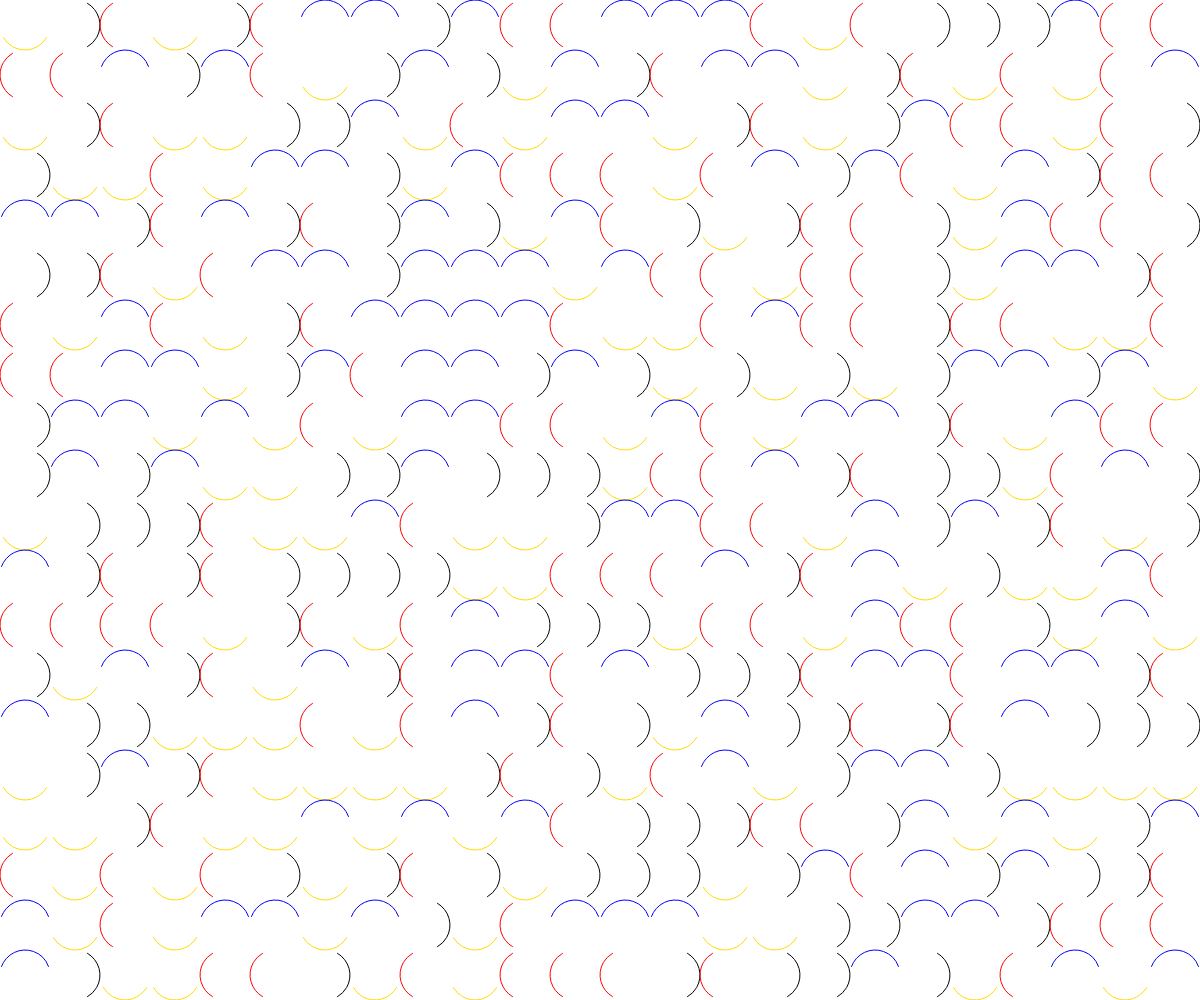
Frame 1 (no input)
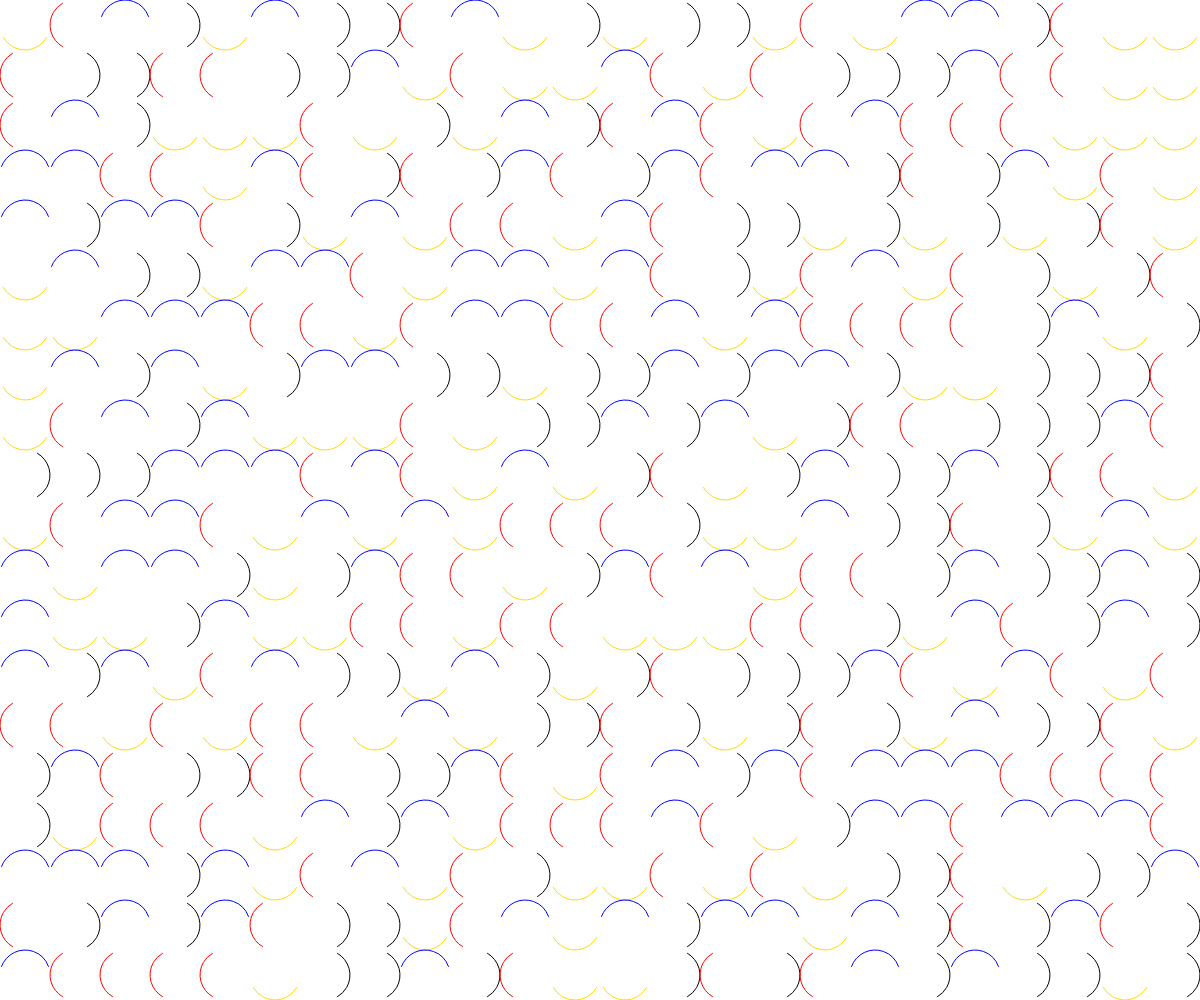
Frame 2 (the mouse pressed at the canvas centre, redrawn once)

The p5.js sketch that drew these frames (run headless with seeded random() and noise() and a simulated clock; the mouse was pressed at the canvas centre and the sketch redrawn once):

// p5.js sketch
// ── sketch.js
function setup() {
  createCanvas(windowWidth, windowHeight);
  noLoop(); 
}
//Sol Lewitt, Wall Drawing #393
function draw() {
  background(256);
  strokeWeight(1);

  let eDiam = 50; 

  
  for (let x = eDiam / 2; x < width; x += eDiam) {
    for (let y = eDiam / 2; y < height; y += eDiam) {
      
      let strokeColor = random(); 

      if (strokeColor < 0.25) {
        // Red arc
        stroke(255, 0, 0);
        noFill();
        arc(x, y, eDiam, eDiam, radians(120), radians(240), OPEN);
      } else if (strokeColor < 0.5) {
        // Black arc
        stroke(0);
        noFill();
        arc(x, y, eDiam, eDiam, radians(300), radians(60), OPEN);
      } else if (strokeColor < 0.75) {
        // Yellow arc
        stroke(255, 220, 0);
        noFill();
        arc(x, y, eDiam, eDiam, radians(30), radians(150), OPEN);
      } else {
        // Blue arc
        stroke(0, 0, 255);
        noFill();
        arc(x, y, eDiam, eDiam, radians(200), radians(-20), OPEN);
      }
    }
  }
}
